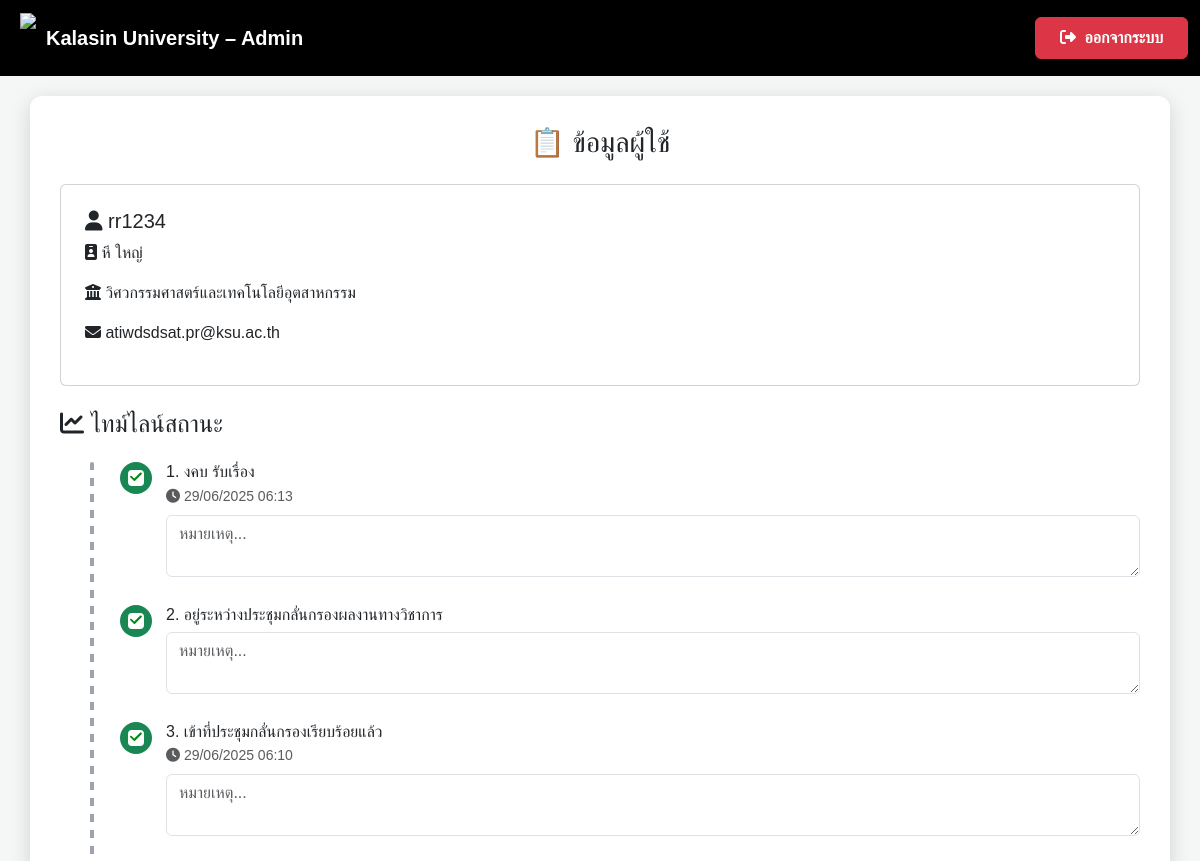
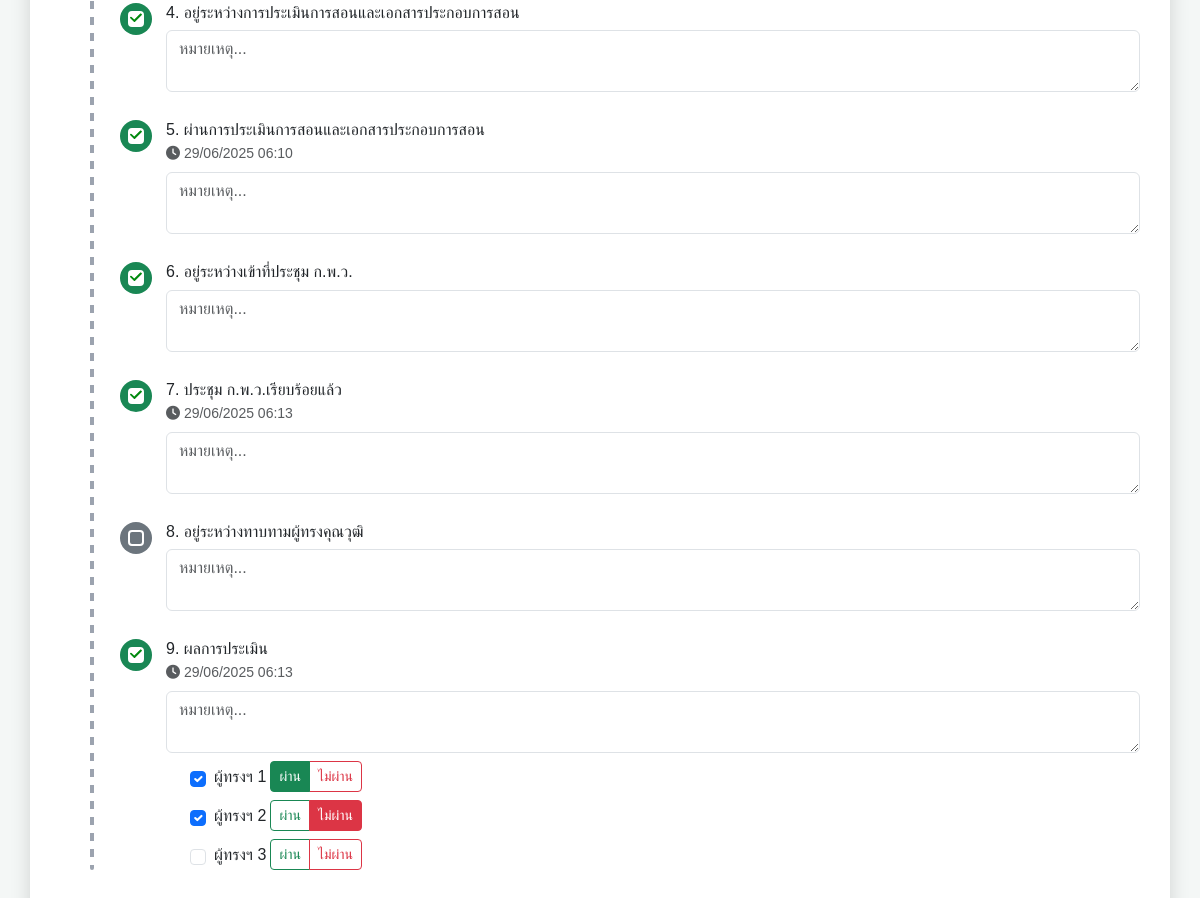
Page /timeline/1 on the earlier database version (2 pictures, top to bottom).
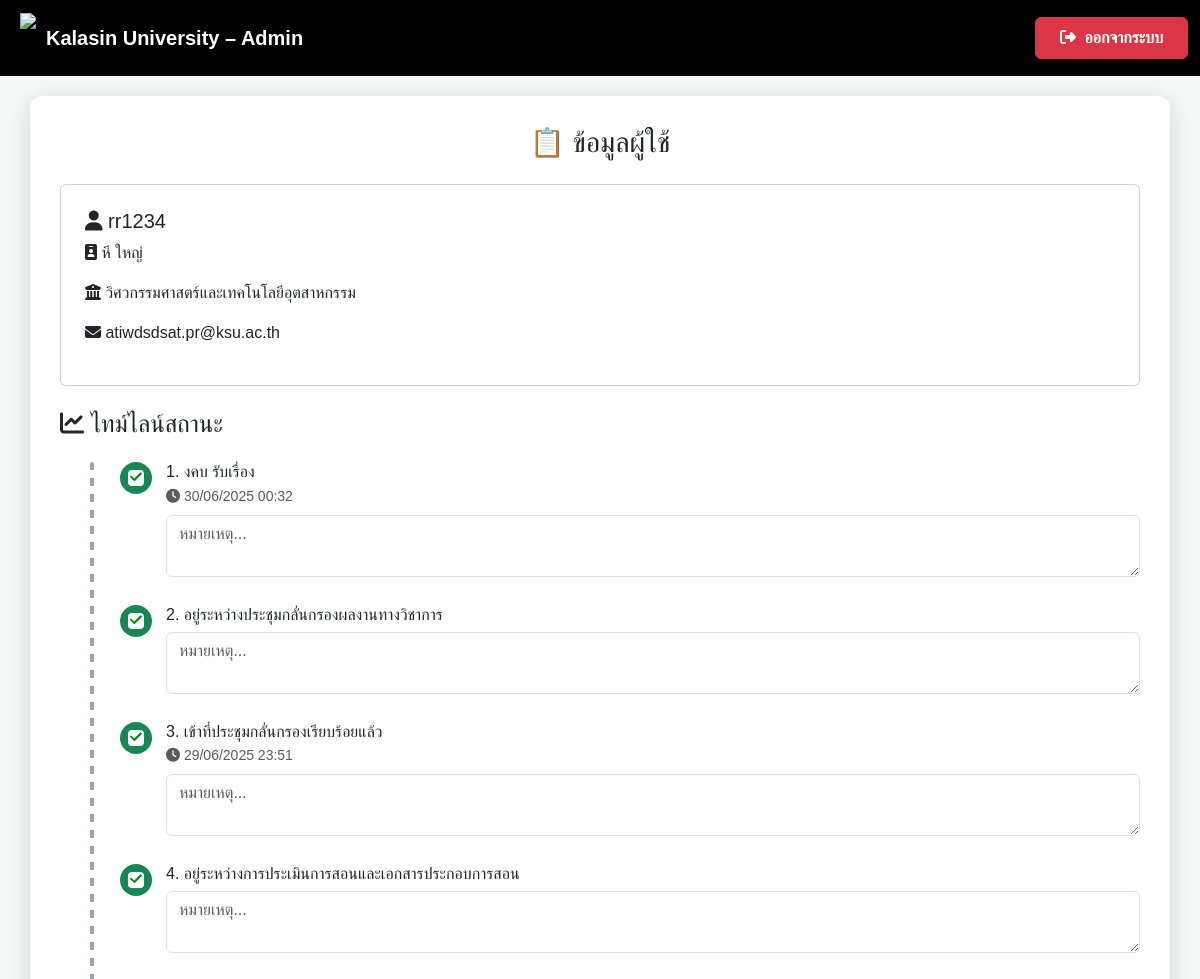
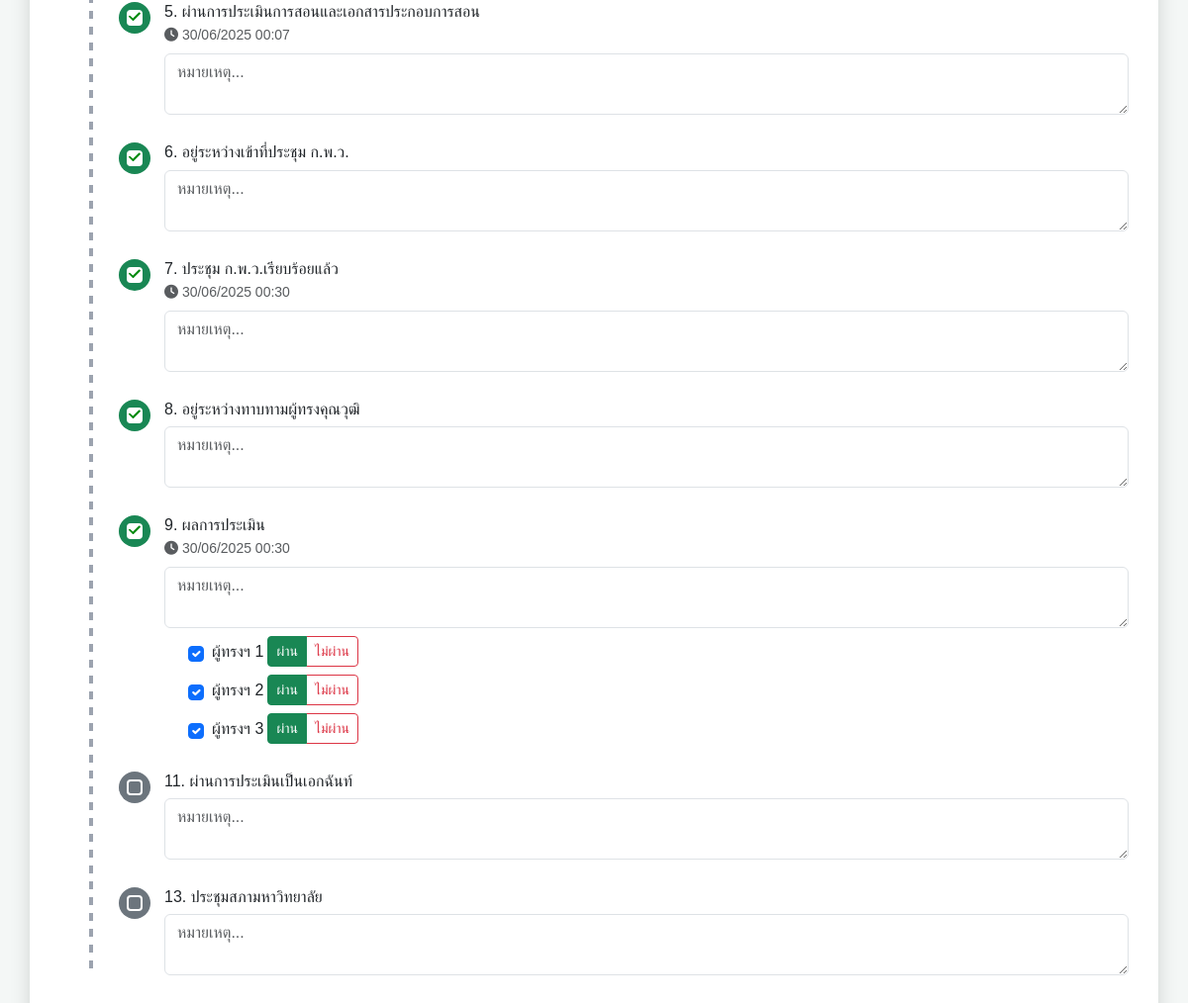
Same page on the later database version (2 pictures, top to bottom).
### app.py (models this page shows)
class User(db.Model):
    id = db.Column(db.Integer, primary_key=True)
    username = db.Column(db.String(80), unique=True, nullable=False)
    password = db.Column(db.String(100), nullable=False)
    full_name = db.Column(db.String(150), nullable=False)
    first_name = db.Column(db.String(80))
    last_name  = db.Column(db.String(80))
    faculty = db.Column(db.String(100), nullable=False)
    email = db.Column(db.String(120), unique=True, nullable=False)
    role = db.Column(db.String(20), default='user')
    requests = db.relationship('AcademicRequest', backref='user')  # relationship ใช้ชื่อ class ที่อยู่ข้างบน

class WorkflowStep(db.Model):
    id        = db.Column(db.Integer, primary_key=True)
    user_id   = db.Column(db.Integer, db.ForeignKey('user.id'))
    order_no  = db.Column(db.Integer)         # 1-13
    title     = db.Column(db.String(150))
    is_done   = db.Column(db.Boolean, default=False)
    done_at   = db.Column(db.DateTime)
    comment   = db.Column(db.Text)
    is_visible = db.Column(db.Boolean, default=True)

### app.py (the view)
@app.route("/timeline/<int:user_id>", endpoint="timeline")
def timeline(user_id):
    user = User.query.get_or_404(user_id)
    ensure_workflow(user.id)
    recalc_after_vote(user.id)   # <- เติมบรรทัดนี้ เข้าไปก่อน query
    steps = (WorkflowStep.query
             .filter_by(user_id=user.id, is_visible=True)
             .order_by(WorkflowStep.order_no)
             .all())
    for st in steps:
        st.show_time = st.order_no in SHOW_TIME_STEPS  # True / False
    FAC_MAP = {
        "engineering-industrial-tech": "วิศวกรรมศาสตร์และเทคโนโลยีอุตสาหกรรม",
        "science-health-tech": "วิทยาศาสตร์และเทคโนโลยีสุขภาพ",
        "agri-tech": "เทคโนโลยีการเกษตร",
        "liberal-arts": "ศิลปศาสตร์",
        "edu-innovation": "ศึกษาศาสตร์และนวัตกรรมการศึกษา",
        "management-science": "บริหารศาสตร์"
    }
    faculty_th = FAC_MAP.get(user.faculty, "ไม่ระบุคณะ")
    return render_template(
        "timeline.html",
        user=user,
        faculty_th=faculty_th,
        steps=steps,    # ตอนนี้ DB ถูกกรอง is_visible มาแล้ว
    )

### app.py (called while the page is built, shortened)
def ensure_workflow(user_id):
    if WorkflowStep.query.filter_by(user_id=user_id).first():
        return

@app.template_filter("th_time")
def th_time(dt, fmt="%d/%m/%Y %H:%M"):
    if not dt:
        return ""
    if dt.tzinfo is None:           # ← ถ้าเจอค่า naive
        dt = dt.replace(tzinfo=timezone.utc)
    th = pytz.timezone("Asia/Bangkok")
    return dt.astimezone(th).strftime(fmt)

### templates/timeline.html (shortened to what this page needs)
<!DOCTYPE html>
<html lang="th">
<head>
  <link href="https://cdn.jsdelivr.net/npm/bootstrap@5.3.3/dist/css/bootstrap.min.css" rel="stylesheet" />
  <link href="https://cdnjs.cloudflare.com/ajax/libs/font-awesome/6.4.2/css/all.min.css" rel="stylesheet" />
</head>
<body>
<nav class="navbar navbar-expand-lg navbar-dark">
  <div class="container-fluid">
    <a class="navbar-brand ms-2 d-flex align-items-center" href="{{ url_for('admin_dashboard') }}">
      <img src="https://upload.wikimedia.org/wikipedia/th/4/4e/Kalasin_University_Seal.svg"
           style="height:50px;margin-right:10px">
      <strong>Kalasin University – Admin</strong>
    </a>
    <div class="ms-auto">
      <a href="{{ url_for('logout') }}" class="btn btn-danger fw-bold px-4 py-2">
        <i class="fas fa-sign-out-alt me-1"></i> ออกจากระบบ
      </a>
    </div>
  </div>
</nav>
<div class="container box">
  <h3 class="mb-4 text-center">📋 ข้อมูลผู้ใช้</h3>
  <div class="card p-4">
    <h5><i class="fas fa-user"></i> {{ user.username }}</h5>
    <p><i class="fas fa-id-badge"></i> {{ user.first_name }} {{ user.last_name }}</p>
    <p><i class="fas fa-building-columns"></i> {{ faculty_th }}</p>
    <p><i class="fas fa-envelope"></i> {{ user.email }}</p>
  </div>
<h4 class="mt-4 mb-3"><i class="fas fa-chart-line"></i> ไทม์ไลน์สถานะ</h4>
<ul class="timeline">
  {% if steps and steps|length > 0 %}
    {% for step in steps %}
      <li class="timeline-item">
        <span class="timeline-icon {{ 'checked' if step.is_done else 'bg-secondary text-white' }}"
              id="ico-{{ step.id }}">
        </span>
        <div class="timeline-content">
          <h6>{{ step.order_no }}. {{ step.title }}</h6>
          {% if step.show_time %}
            <small id="time-{{ step.id }}"
                   class="text-muted done-time {% if not (step.is_done and step.done_at) %}d-none{% endif %}">
              {% if step.is_done and step.done_at %}
                <i class="fas fa-clock"></i> {{ step.done_at|th_time }}
              {% endif %}
            </small>
          {% endif %}
          <textarea class="form-control comment-area mt-2"
                    id="cmt-{{ step.id }}"
                    placeholder="หมายเหตุ..."
                    onblur="saveComment({{ step.id }})">{{ step.comment or '' }}</textarea>
          {% if step.order_no == 9 %}
            <div class="d-flex flex-column gap-2 mt-2 ps-4">
              {% for e in range(3) %}
                {% set vote = step.experts.filter_by(idx=e).first() %}
                <div class="d-flex align-items-center gap-1">
                  <input type="checkbox"
                         class="form-check-input me-1"
                         id="exp-{{ step.id }}-{{ e }}"
                         {% if vote %}checked{% endif %}
                         onchange="toggleExpert(this, {{ step.id }}, {{ e }})">
                  <span>ผู้ทรงฯ {{ e+1 }}</span>
                  <div class="btn-group" role="group">
                    <label class="btn btn-outline-success btn-sm"
                           for="pass-{{ step.id }}-{{ e }}">
                      ผ่าน
                    </label>
                    <label class="btn btn-outline-danger btn-sm"
                           for="fail-{{ step.id }}-{{ e }}">
                      ไม่ผ่าน
                    </label>
                  </div>
                </div>
              {% endfor %}
            </div>
          {% endif %}
        </div>
      </li>
    {% endfor %}
  {% else %}
    <p>ยังไม่มีขั้นตอนให้แสดง</p>
  {% endif %}
</ul>
</body>
</html>

### templates/timeline.html (style rules this page uses)
body { font-family:'Poppins',sans-serif;background:#f4f7f6; }
.navbar { background:#000 }
.box { background:#fff;border-radius:12px;padding:30px;box-shadow:0 5px 20px rgba(0,0,0,.15);margin-top:20px; }
.timeline { position:relative;list-style:none;margin:0;padding-left:60px;margin-top:1.5rem; }
.timeline::before { content:"";position:absolute;left:30px;top:0;bottom:0;width:4px;background-image:repeating-linear-gradient(to bottom,#9ca3af 0 8px,transparent 8px 16px);border-radius:2px; }
.timeline-item { display:flex;align-items:flex-start;margin-bottom:1.75rem; }
.timeline-icon { flex:0 0 32px;width:32px;height:32px;border-radius:50%;display:flex;align-items:center;justify-content:center;font-size:.9rem;margin-right:14px;position:relative;transition:.15s; }
.timeline-content { flex:1; }
.timeline-content h6 { margin:0;font-weight:500; }
.done-time { display:block;margin-top:4px; }
.timeline-icon::after { content:"";position:absolute;top:8px;left:8px;width:16px;height:16px;border:2px solid #fff;border-radius:4px;background:transparent;pointer-events:none; }
.timeline-icon.checked { background:#198754!important; }

Differences in the rows shown:
changed WorkflowStep "งคบ รับเรื่อง": done_at|th_time "29/06/2025 06:13" → "30/06/2025 00:32"
changed WorkflowStep "เข้าที่ประชุมกลั่นกรองเรียบร้อยแล้ว": done_at|th_time "29/06/2025 06:10" → "29/06/2025 23:51"
changed WorkflowStep "ผ่านการประเมินการสอนและเอกสารประกอบการสอน": done_at|th_time "29/06/2025 06:10" → "30/06/2025 00:07"
changed WorkflowStep "ประชุม ก.พ.ว.เรียบร้อยแล้ว": done_at|th_time "29/06/2025 06:13" → "30/06/2025 00:30"
changed WorkflowStep "อยู่ระหว่างทาบทามผู้ทรงคุณวุฒิ": is_done False → True (drawn)
changed WorkflowStep "ผลการประเมิน": done_at|th_time "29/06/2025 06:13" → "30/06/2025 00:30"; id "☐" → "☑"
now on this page (row edited): WorkflowStep: order_no "11", title "ผ่านการประเมินเป็นเอกฉันท์", id "หมายเหตุ...", is_done False (drawn)
now on this page (row edited): WorkflowStep: order_no "13", title "ประชุมสภามหาวิทยาลัย", id "หมายเหตุ...", is_done False (drawn)
